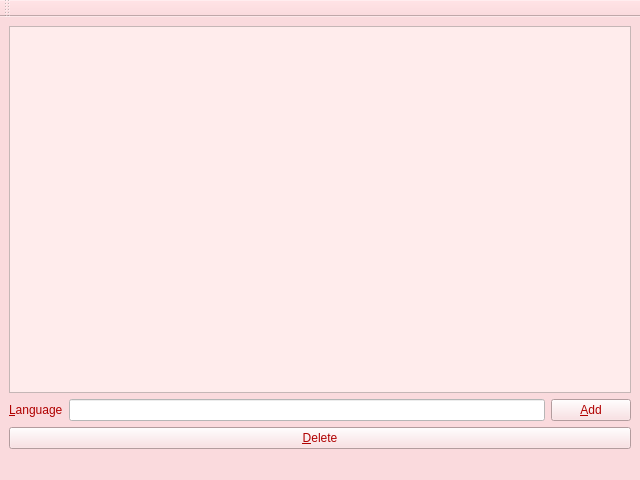
<?xml version="1.0" encoding="UTF-8"?>
<ui version="4.0">
 <class>AddLangWindow</class>
 <widget class="QMainWindow" name="AddLangWindow">
  <property name="geometry">
   <rect>
    <x>0</x>
    <y>0</y>
    <width>640</width>
    <height>480</height>
   </rect>
  </property>
  <property name="windowTitle">
   <string>Adding language</string>
  </property>
  <property name="styleSheet">
   <string notr="true">background-color: rgb(250, 218, 221)</string>
  </property>
  <widget class="QWidget" name="centralwidget">
   <layout class="QVBoxLayout" name="verticalLayout">
    <item>
     <widget class="QTableView" name="tableView">
      <property name="styleSheet">
       <string notr="true">background-color: rgb(255, 236, 236);
font: 63 15pt &quot;Yrsa&quot;;
color: rgb(176, 0, 0);</string>
      </property>
     </widget>
    </item>
    <item>
     <layout class="QHBoxLayout" name="horizontalLayout_2">
      <item>
       <widget class="QLabel" name="LangLabel">
        <property name="styleSheet">
         <string notr="true">font: 63 25pt &quot;Yrsa&quot;;
color: rgb(176, 0, 0);</string>
        </property>
        <property name="text">
         <string>&amp;Language</string>
        </property>
        <property name="buddy">
         <cstring>LangLineEdit</cstring>
        </property>
       </widget>
      </item>
      <item>
       <widget class="QLineEdit" name="LangLineEdit">
        <property name="styleSheet">
         <string notr="true">background-color: rgb(255, 255, 255);
font: 63 25pt &quot;Yrsa&quot;;
color: rgb(176, 0, 0);</string>
        </property>
       </widget>
      </item>
      <item>
       <widget class="QPushButton" name="AddButton">
        <property name="styleSheet">
         <string notr="true">background-color: rgb(250, 218, 221);
font: 63 25pt &quot;Yrsa&quot;;
color: rgb(176, 0, 0);</string>
        </property>
        <property name="text">
         <string>&amp;Add</string>
        </property>
       </widget>
      </item>
     </layout>
    </item>
    <item>
     <layout class="QHBoxLayout" name="horizontalLayout">
      <item>
       <widget class="QPushButton" name="DeleteButton">
        <property name="styleSheet">
         <string notr="true">background-color: rgb(250, 218, 221);
font: 63 25pt &quot;Yrsa&quot;;
color: rgb(176, 0, 0);</string>
        </property>
        <property name="text">
         <string>&amp;Delete</string>
        </property>
       </widget>
      </item>
     </layout>
    </item>
   </layout>
  </widget>
  <widget class="QMenuBar" name="menubar">
   <property name="geometry">
    <rect>
     <x>0</x>
     <y>0</y>
     <width>640</width>
     <height>22</height>
    </rect>
   </property>
  </widget>
  <widget class="QStatusBar" name="statusbar"/>
  <widget class="QToolBar" name="toolBar">
   <property name="windowTitle">
    <string>toolBar</string>
   </property>
   <attribute name="toolBarArea">
    <enum>TopToolBarArea</enum>
   </attribute>
   <attribute name="toolBarBreak">
    <bool>false</bool>
   </attribute>
  </widget>
 </widget>
 <resources/>
 <connections/>
</ui>
